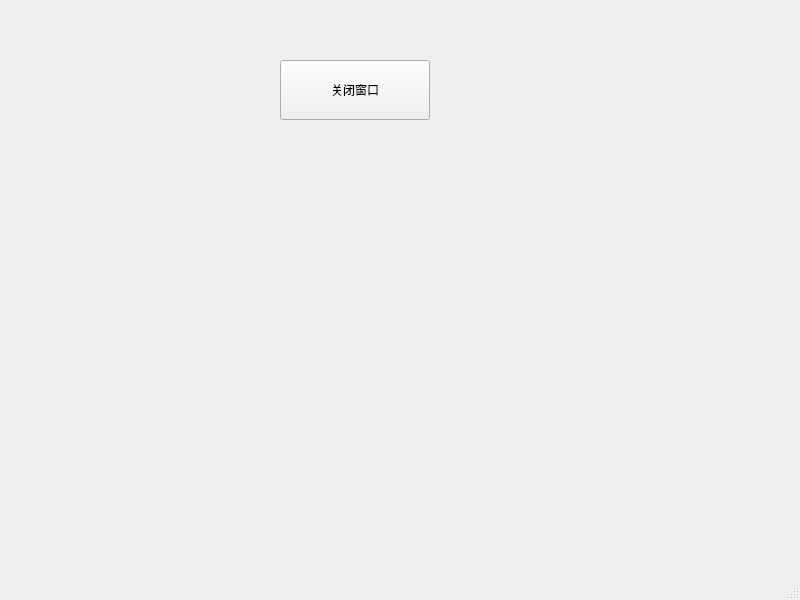
<?xml version="1.0" encoding="UTF-8"?>
<ui version="4.0">
 <class>MainWindow</class>
 <widget class="QMainWindow" name="MainWindow">
  <property name="geometry">
   <rect>
    <x>0</x>
    <y>0</y>
    <width>800</width>
    <height>600</height>
   </rect>
  </property>
  <property name="windowTitle">
   <string>MainWindow</string>
  </property>
  <widget class="QWidget" name="centralwidget">
   <widget class="QPushButton" name="pushButton">
    <property name="geometry">
     <rect>
      <x>280</x>
      <y>60</y>
      <width>150</width>
      <height>60</height>
     </rect>
    </property>
    <property name="minimumSize">
     <size>
      <width>150</width>
      <height>60</height>
     </size>
    </property>
    <property name="maximumSize">
     <size>
      <width>150</width>
      <height>60</height>
     </size>
    </property>
    <property name="text">
     <string>关闭窗口</string>
    </property>
   </widget>
  </widget>
  <widget class="QMenuBar" name="menubar">
   <property name="geometry">
    <rect>
     <x>0</x>
     <y>0</y>
     <width>800</width>
     <height>23</height>
    </rect>
   </property>
  </widget>
  <widget class="QStatusBar" name="statusbar"/>
 </widget>
 <resources/>
 <connections>
  <connection>
   <sender>pushButton</sender>
   <signal>clicked()</signal>
   <receiver>MainWindow</receiver>
   <slot>close()</slot>
   <hints>
    <hint type="sourcelabel">
     <x>381</x>
     <y>255</y>
    </hint>
    <hint type="destinationlabel">
     <x>429</x>
     <y>313</y>
    </hint>
   </hints>
  </connection>
 </connections>
</ui>
